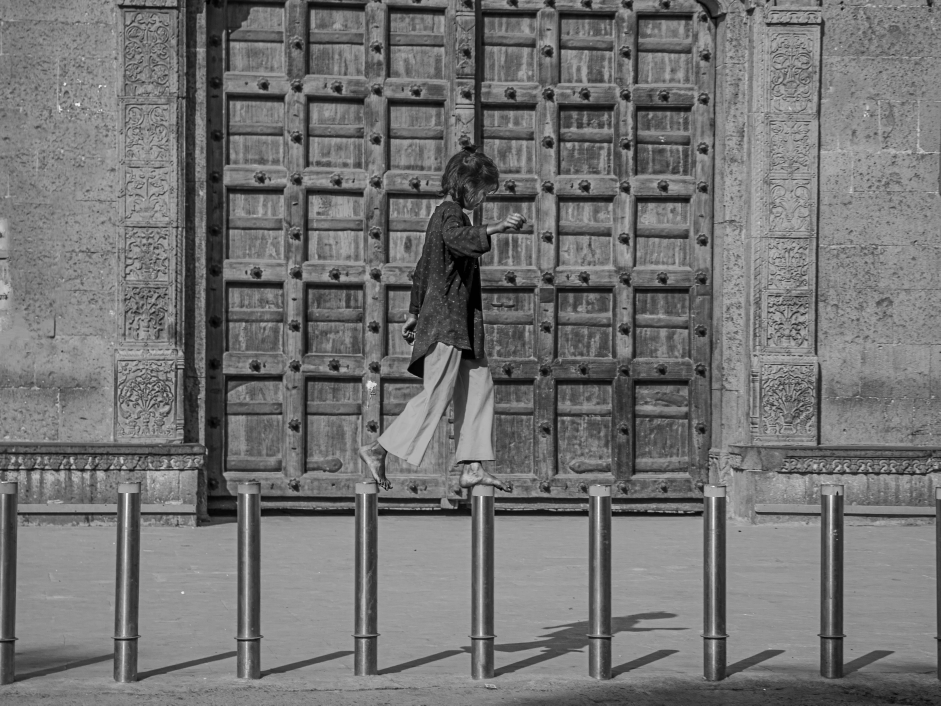
#> input picture images/IMG_7489.jpg, 4703 x 3527 px (shown at 1/5 size)
$ python Practice.py
#> lines starting #> are read from the running program, lines starting #| are printed output that depends on the picture
import cv2 as cv
import numpy as np
img=cv.imread("images/IMG_7489.jpg",1)
#> img is the input picture: shape (3527, 4703, 3); min 0, max 255, mean 115.3

resized=cv.resize(img,(700,500),interpolation=cv.INTER_AREA)
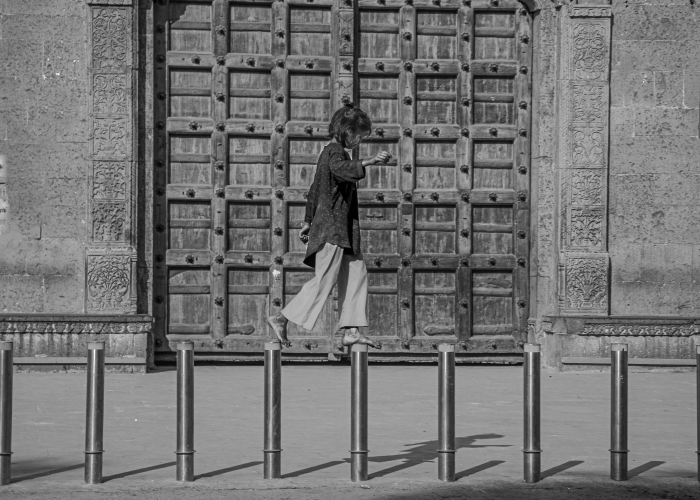
#> resized: shape (500, 700, 3); min 0, max 248, mean 115.3
cv.imshow("Cat",resized)

# Gausian Blur
Blur=cv.GaussianBlur(resized,(1,1),10)

cv.imshow("Gaussian Blur",Blur)

# Median Blur
Blur=cv.medianBlur(resized,5)
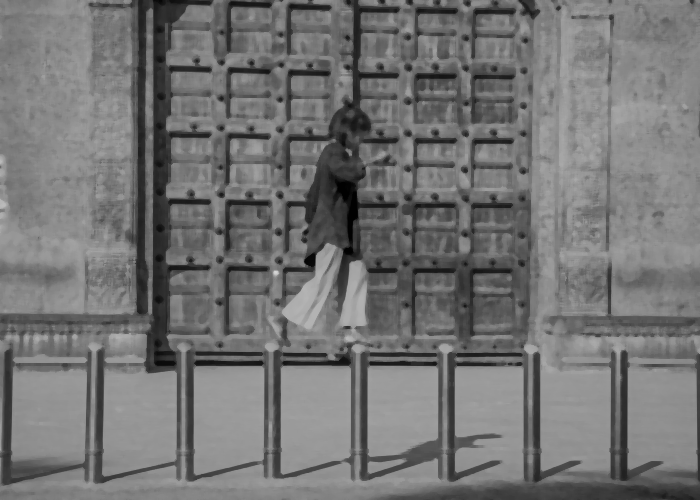
#> Blur: shape (500, 700, 3); min 1, max 213, mean 115.8
cv.imshow("Median Blur",Blur)
cv.waitKey(0)

$ run again, with images/gradient.jpeg copied over images/IMG_7489.jpg
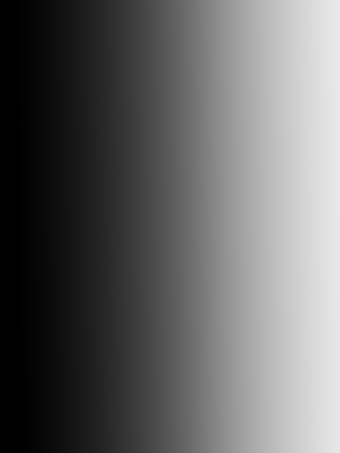
#> input picture images/gradient.jpeg, 340 x 453 px
#> img is the input picture: shape (453, 340, 3); min 0, max 234, mean 101
#> `resized=cv.resize(img,(700,500),interpolation=cv.INTER_AREA)`:
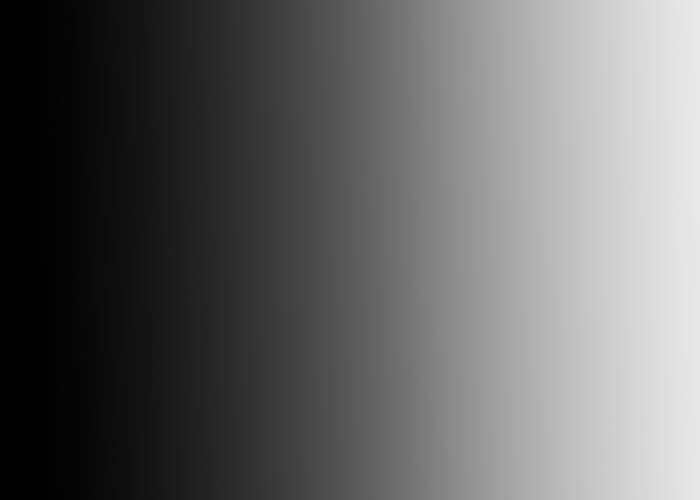
#> resized: shape (500, 700, 3); min 0, max 234, mean 101
